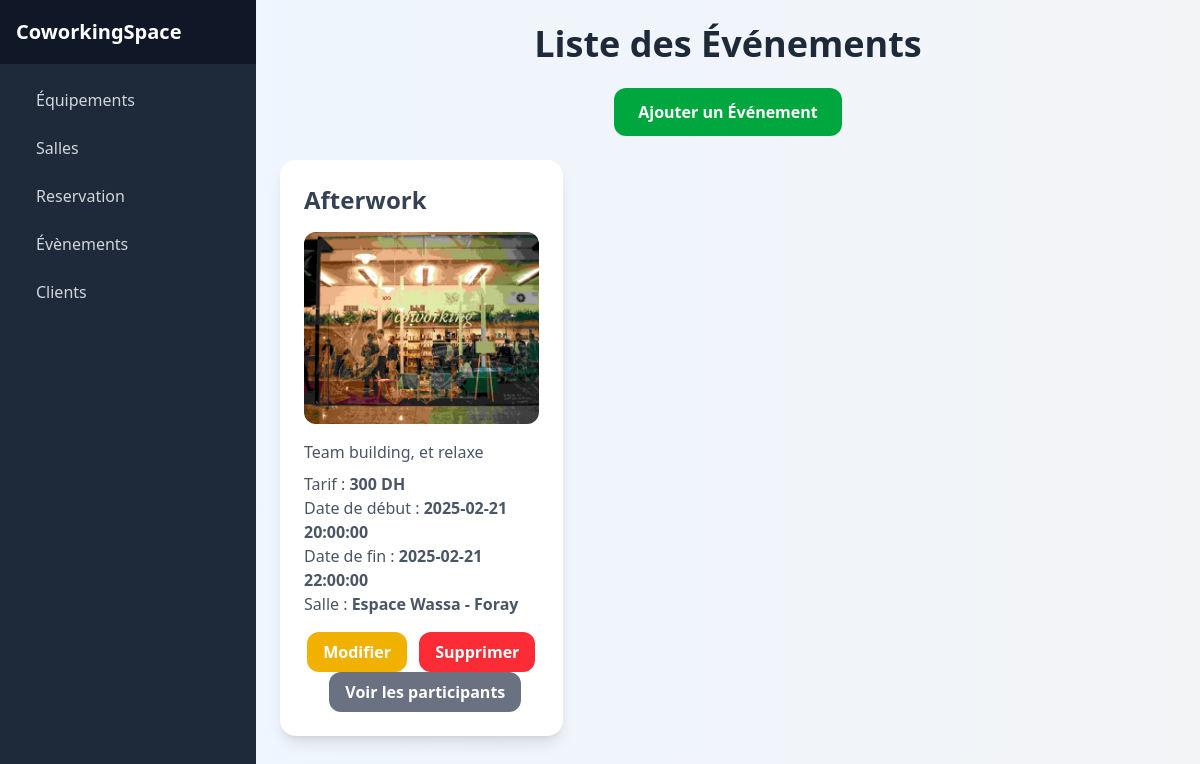
/Coworking/pages/evenement_list.php, run on the app's committed database.
### tables this page shows
CREATE TABLE IF NOT EXISTS `evenement` (
  `id` int NOT NULL AUTO_INCREMENT,
  `nom` varchar(255) DEFAULT NULL,
  `description` varchar(500) DEFAULT NULL,
  `image` varchar(255) DEFAULT NULL,
  `tarif` double DEFAULT NULL,
  `participants` int DEFAULT NULL,
  `salle_id` int DEFAULT NULL,
  `dateDebut` datetime DEFAULT NULL,
  `dateFin` datetime DEFAULT NULL,
  PRIMARY KEY (`id`),
  KEY `FK_Evenement_type` (`salle_id`)
);

CREATE TABLE IF NOT EXISTS `salle` (
  `id` int NOT NULL AUTO_INCREMENT,
  `nom` varchar(255) DEFAULT NULL,
  `description` varchar(255) DEFAULT NULL,
  `capacite` int DEFAULT NULL,
  `image` varchar(255) DEFAULT NULL,
  `price` double DEFAULT NULL,
  `type_id` int DEFAULT NULL,
  PRIMARY KEY (`id`),
  KEY `type_id` (`type_id`)
);

### Coworking/classe/Evenement.php (called while the page is built, shortened)
<?php
require_once '../classe/Salle.php';
class Evenement {
    public static function getAllEvenements(): array {
        $pdo = Database::connect();
        $stmt = $pdo->query("SELECT * FROM evenement");
        return $stmt->fetchAll(PDO::FETCH_ASSOC);
    }
}

### Coworking/classe/Salle.php (called while the page is built, shortened)
<?php
require_once '../classe/Type.php';
class Salle {
    private string $nom;
    public function __construct(int $id, string $nom, string $description, int $capacite, string $image, float $price,Type $type) {
        $this->nom = $nom;
    }
    public function getNom() {
        return $this->nom;
    }
    public static function getSalleById(int $id): ?Salle {
        $pdo = Database::connect();
        $stmt = $pdo->prepare("SELECT * FROM salle WHERE id = :id");
        $stmt->bindParam(':id', $id, PDO::PARAM_INT);
        $stmt->execute();
        $data = $stmt->fetch(PDO::FETCH_ASSOC);
        if ($data) {
            $type = Type::getTypeById($data['type_id']);
            $salle = new Salle($data['id'], $data['nom'],$data['description'],$data['capacite'],$data['image'], $data['price'], $type);
            $equipements = self::getEquipementsForSalle($id);
            foreach ($equipements as $equipementData) {
                $equipement = new Equipement($equipementData['id'], $equipementData['nom']);
                $salle->ajouterEquipement($equipement);
            }
            return $salle;
        }
        return null;
    }
    public static function getEquipementsForSalle(int $salleId): array {
        $pdo = Database::connect();
        $stmt = $pdo->prepare("
            SELECT equipement.* FROM equipement
            JOIN salle_equipement ON equipement.id = salle_equipement.equipement_id
            WHERE salle_equipement.salle_id = :salle_id
        ");
        $stmt->bindParam(':salle_id', $salleId, PDO::PARAM_INT);
        $stmt->execute();
        return $stmt->fetchAll(PDO::FETCH_ASSOC);
    }
}

### Coworking/classe/Type.php (called while the page is built, shortened)
<?php
require_once 'Salle.php';
class Type {
    public static function getTypeById(int $id): ?Type {
        $pdo = Database::connect();
        $stmt = $pdo->prepare("SELECT * FROM \ttype WHERE id = :id");
        $stmt->bindParam(':id', $id, PDO::PARAM_INT);
        $stmt->execute();
        $data = $stmt->fetch(PDO::FETCH_ASSOC);
        if ($data) {
            return new Type($data['id'], $data['nom']);
        }
        return null;
    }
}

### Coworking/pages/evenement_list.php (the view, shortened to what this page needs)
<?php
require_once '../classe/Evenement.php';
require_once '../classe/Salle.php';
$evenements = Evenement::getAllEvenements();
include("../component/header_gest.php");
?>
<div class="bg-gradient-to-r mx-auto from-blue-50 to-gray-100 min-h-screen p-6">
    <div class="container mx-auto">
        <h1 class="text-4xl font-extrabold text-gray-800 mb-6 text-center">Liste des Événements</h1>
        <div class="text-center mb-6">
            <a href="evenement_add.php">
                <button class="bg-green-600 hover:bg-green-700 text-white py-3 px-6 rounded-xl focus:outline-none focus:ring-4 focus:ring-green-300 font-semibold">
                    Ajouter un Événement
                </button>
            </a>
        </div>
        <div class="grid grid-cols-1 md:grid-cols-2 lg:grid-cols-3 gap-6">
            <?php foreach ($evenements as $evenement): ?>
                <div class="bg-white rounded-2xl shadow-lg p-6">
                    <h2 class="text-2xl font-semibold text-gray-700 mb-4"><?= htmlspecialchars($evenement['nom']) ?></h2>
                    <img src="<?= htmlspecialchars($evenement['image']) ?>" alt="<?= htmlspecialchars($evenement['nom']) ?>" class="rounded-xl w-full h-48 object-cover mb-4">
                    <p class="text-gray-600 text-md"><?= htmlspecialchars($evenement['description']) ?></p>
                    <p class="text-gray-600 text-md mt-2">Tarif : <strong><?= htmlspecialchars($evenement['tarif']) ?> DH</strong></p>
                    <p class="text-gray-600 text-md">Date de début : <strong><?= (new DateTime($evenement['dateDebut']))->format('Y-m-d H:i:s') ?></strong></p>
                    <p class="text-gray-600 text-md">Date de fin : <strong><?= (new DateTime($evenement['dateFin']))->format('Y-m-d H:i:s') ?></strong></p>
                    <p class="text-gray-600 text-md">Salle : <strong><?= htmlspecialchars(Salle::getSalleById( $evenement['salle_id'])-> getNom()) ?></strong></p>
                    <div class="text-center mt-4">
                        <a href="evenement_edit.php?id=<?= $evenement['id'] ?>">
                            <button class="bg-yellow-500 hover:bg-yellow-600 text-white py-2 px-4 rounded-xl focus:outline-none focus:ring-4 focus:ring-yellow-300 font-semibold">
                                Modifier
                            </button>
                        </a>
                        <a href="evenement_delete.php?id=<?= $evenement['id'] ?>">
                            <button class="bg-red-500 hover:bg-red-600 text-white py-2 px-4 rounded-xl focus:outline-none focus:ring-4 focus:ring-red-300 font-semibold ml-2">
                                Supprimer
                            </button>
                        </a>
                        <a href="participants_list.php?evenement_id=<?= $evenement['id']  ?>">
                            <button class="bg-gray-500 hover:bg-gray-600 text-white py-2 px-4 rounded-xl focus:outline-none focus:ring-4 focus:ring-gray-300 font-semibold ml-2">
                                Voir les participants
                            </button>
                        </a>
                    </div>
                </div>
            <?php endforeach; ?>
        </div>
    </div>
</div>

### data on the page
evenement: nom "Afterwork", image (picture), description "Team building, et relaxe", tarif "300", dateDebut "2025-02-21 20:00:00", dateFin "2025-02-21 22:00:00", salle.nom "Espace Wassa - Foray"
